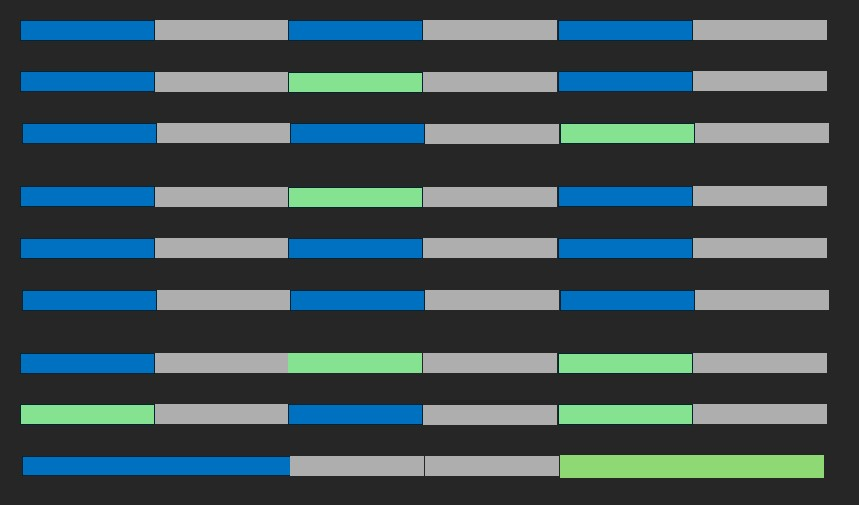
#> input picture color-detection-opencv-master/Pics/square_tray_not_all_blue.jpg, 859 x 505 px
$ python multilpe_clor_objects.py Pics/square_tray_not_all_blue.jpg
#> lines starting #> are read from the running program, lines starting #| are printed output that depends on the picture; after the words box and inside, x2 and y2 are one past the last pixel; in counts of white or black regions, pixels touching at a corner belong together
# Python code for Multiple Color Detection


import numpy as np
import cv2

###
""" import sys
from PyQt6.QtWidgets import QApplication, QWidget, QPushButton, QFileDialog, QVBoxLayout, QLabel

g_flie_path = ''

class FileDialogApp(QWidget):
    def __init__(self):
        super().__init__()

        self.init_ui()

    def init_ui(self):
        self.setWindowTitle('File Dialog Example')

        # Create a button
        self.button = QPushButton('Open File Dialog', self)
        self.button.clicked.connect(self.open_file_dialog)

        # Create a label to display the file path
        self.label = QLabel('Selected file path will appear here', self)

        # Set the layout
        layout = QVBoxLayout()
        layout.addWidget(self.button)
        layout.addWidget(self.label)

        self.setLayout(layout)

    def open_file_dialog(self):
        # Use QFileDialog.getOpenFileName directly
        file_path, _ = QFileDialog.getOpenFileName(self, "Select a File", "", "All Files (*);;Text Files (*.txt)")

        if file_path:
            self.label.setText(file_path)
            print(file_path)
            g_flie_path = file_path

if __name__ == '__main__':
    app = QApplication(sys.argv)
    window = FileDialogApp()
    window.show()
    sys.exit(app.exec())
####
 """

# Capturing video through webcam
#webcam = cv2.VideoCapture(0)

# Start a while loop
while(1):

    # Reading the video from the
    # webcam in image frames
    #_, imageFrame = webcam.read()
    imageFrame = cv2.imread("Pics/square_tray_not_all_blue.jpg") #photo.jpg") #Multiple_obj.jpg Blue_pen.jpg pic_4.jpg
#> imageFrame is the input picture: shape (505, 859, 3); mean B, G, R 82.6, 78.2, 60.6

    # Convert the imageFrame in
    # BGR(RGB color space) to
    # HSV(hue-saturation-value)
    # color space
    hsvFrame = cv2.cvtColor(imageFrame, cv2.COLOR_BGR2HSV)
#> hsvFrame: shape (505, 859, 3); mean H, S, V 27.8, 42.6, 87.5

    # Set range for red color and
    # define mask
    red_lower = np.array([136, 87, 111], np.uint8)
    red_upper = np.array([180, 255, 255], np.uint8)
    red_mask = cv2.inRange(hsvFrame, red_lower, red_upper)
#> red_mask: shape (505, 859); every value is 0

    # Set range for green color and
    # define mask
    green_lower = np.array([25, 52, 72], np.uint8)
    green_upper = np.array([102, 255, 255], np.uint8)
    green_mask = cv2.inRange(hsvFrame, green_lower, green_upper)
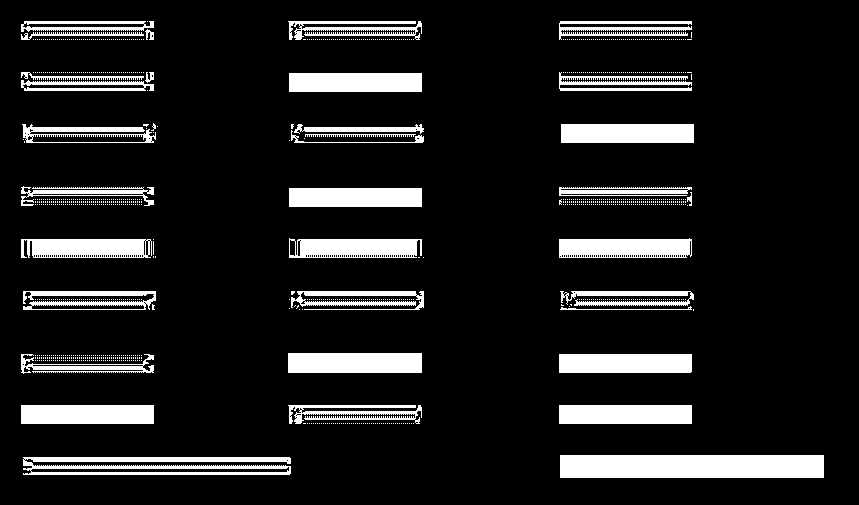
#> green_mask: shape (505, 859); 12% white; 1088 white regions (1054 under 20 px), largest, box (x1, y1, x2, y2) and area: (560, 455, 824, 478) 6072, (23, 457, 291, 475) 3089, (288, 353, 422, 373) 2680

    # Set range for blue color and
    # define mask
    blue_lower = np.array([94, 80, 2], np.uint8)
    blue_upper = np.array([120, 255, 255], np.uint8)
    blue_mask = cv2.inRange(hsvFrame, blue_lower, blue_upper)
#> blue_mask: shape (505, 859); 13.6% white; 58 white regions (37 under 20 px), largest, box (x1, y1, x2, y2) and area: (20, 454, 290, 478) 5923, (19, 18, 155, 44) 3128, (19, 68, 155, 94) 3128

    # Morphological Transform, Dilation
    # for each color and bitwise_and operator
    # between imageFrame and mask determines
    # to detect only that particular color
    kernel = np.ones((5, 5), "uint8")

    # For red color
    red_mask = cv2.dilate(red_mask, kernel)
    res_red = cv2.bitwise_and(imageFrame, imageFrame,
                            mask = red_mask)
#> res_red: shape (505, 859, 3); every value is 0

    # For green color
    green_mask = cv2.dilate(green_mask, kernel)
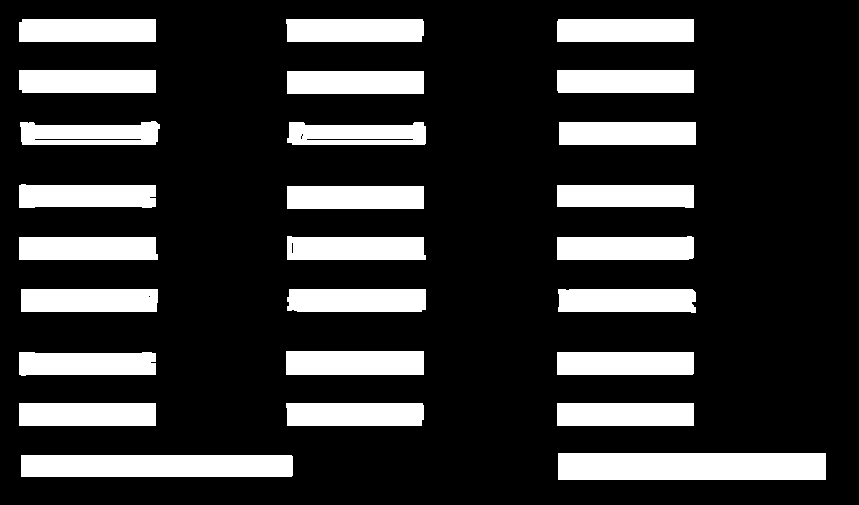
#> green_mask: shape (505, 859); 20.2% white; 26 white regions, largest, box (x1, y1, x2, y2) and area: (558, 453, 826, 480) 7236, (21, 455, 293, 477) 5982, (286, 351, 424, 375) 3312
    res_green = cv2.bitwise_and(imageFrame, imageFrame,
                                mask = green_mask)
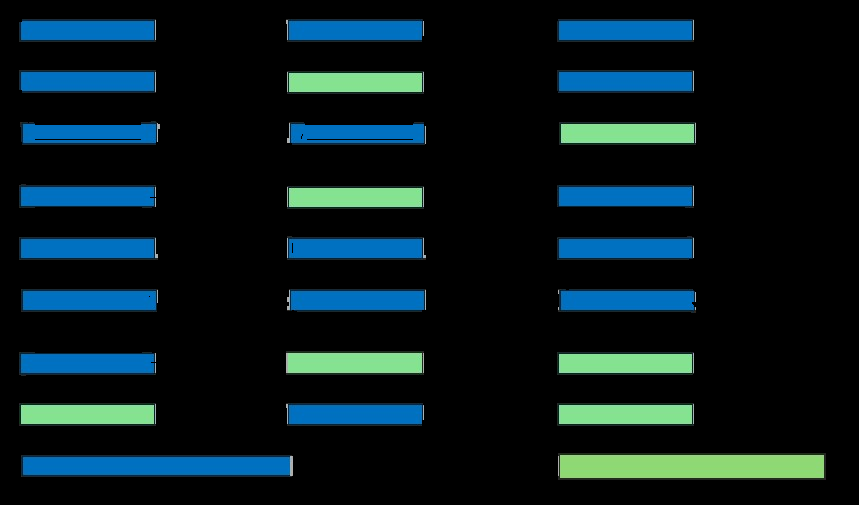
#> res_green: shape (505, 859, 3); mean B, G, R 30.5, 26.3, 8.8

    # For blue color
    blue_mask = cv2.dilate(blue_mask, kernel)
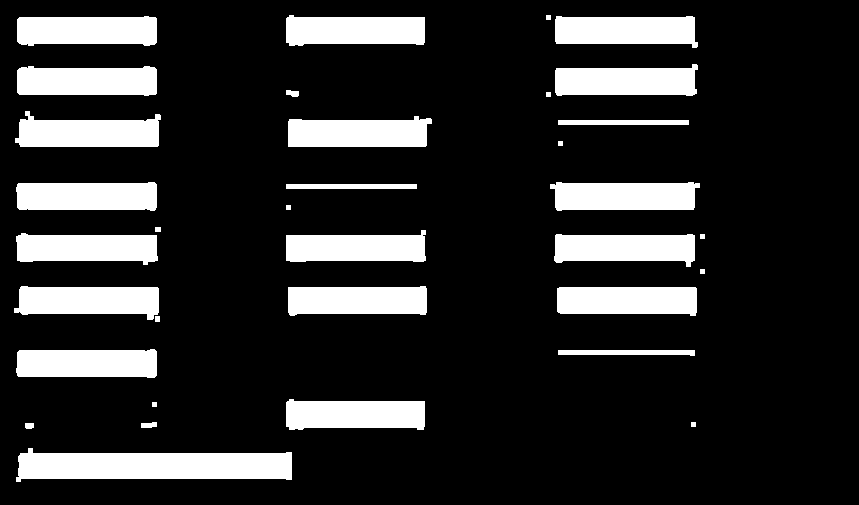
#> blue_mask: shape (505, 859); 17.1% white; 34 white regions
    res_blue = cv2.bitwise_and(imageFrame, imageFrame,
                            mask = blue_mask)
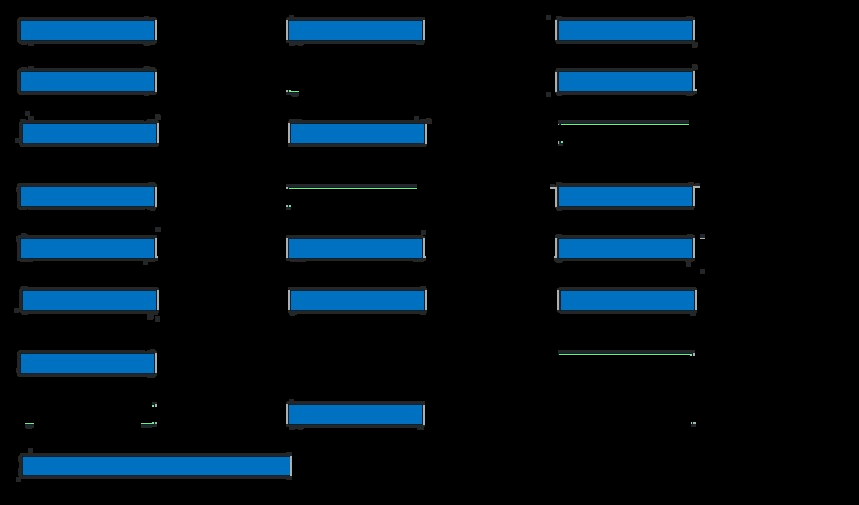
#> res_blue: shape (505, 859, 3); mean B, G, R 24.2, 15.2, 2.4

    # Creating contour to track red color
    """ contours, hierarchy = cv2.findContours(red_mask,
                                        cv2.RETR_TREE,
                                        cv2.CHAIN_APPROX_SIMPLE)

    for pic, contour in enumerate(contours):
        area = cv2.contourArea(contour)
        if(area > 300):
            x, y, w, h = cv2.boundingRect(contour)
            imageFrame = cv2.rectangle(imageFrame, (x, y),
                                    (x + w, y + h),
                                    (0, 0, 255), 2)

            cv2.putText(imageFrame, "Red Colour", (x, y),
                        cv2.FONT_HERSHEY_SIMPLEX, 1.0,
                        (0, 0, 255)) """

    # Creating contour to track green color
    """ contours, hierarchy = cv2.findContours(green_mask,
                                        cv2.RETR_TREE,
                                        cv2.CHAIN_APPROX_SIMPLE)

    for pic, contour in enumerate(contours):
        area = cv2.contourArea(contour)
        if(area > 300):
            x, y, w, h = cv2.boundingRect(contour)
            imageFrame = cv2.rectangle(imageFrame, (x, y),
                                    (x + w, y + h),
                                    (0, 255, 0), 2)

            cv2.putText(imageFrame, "Green Colour", (x, y),
                        cv2.FONT_HERSHEY_SIMPLEX,
                        1.0, (0, 255, 0)) """

    # Creating contour to track blue color
    num_objs_small = 0
    num_objs_large = 0
    contours, hierarchy = cv2.findContours(blue_mask,
                                        cv2.RETR_TREE,
                                        cv2.CHAIN_APPROX_SIMPLE)
#> contours = 34 contours, 8 with area under 20; largest, box (x1, y1, x2, y2) and area: (16, 448, 292, 482) 6860, (15, 111, 161, 147) 3706, (14, 286, 159, 320) 3683, (550, 182, 700, 211) 3665, (555, 64, 698, 96) 3656
    for pic, contour in enumerate(contours):
        area = cv2.contourArea(contour)
        if(5000 > area > 1000):     #300
            num_objs_small +=1
            x, y, w, h = cv2.boundingRect(contour)
            imageFrame = cv2.rectangle(imageFrame, (x, y),
                                    (x + w, y + h),
                                    (255, 0, 0), 2)
            # calculate coordinates of the center point of each contour cx, cy
            M = cv2.moments(contour)
            cx = int(M['m10']/M['m00'])
            cy = int(M['m01']/M['m00'])
            colorsB = imageFrame[cy,cx,0]
            colorsG = imageFrame[cy,cx,1]
            colorsR = imageFrame[cy,cx,2]
            colors = imageFrame[cy,cx,]
            hsv_value = np.uint8([[[colorsB ,colorsG,colorsR ]]])
            hsv = cv2.cvtColor(hsv_value,cv2.COLOR_BGR2HSV)
            # Access individual HSV values
            # Access the Hue channel
            hue_channel = hsv[:, :, 0]

            # Access the Saturation channel
            saturation_channel = hsv[:, :, 1]

            # Access the Value channel
            value_channel = hsv[:, :, 2]
            print("Hue:", hue_channel)
            print("Saturation:", saturation_channel)
            print("Value:", value_channel)
            temp = hue_channel[0,0]/3 # + saturation_channel[0,0]        #int(value_channel[0])
            temp1 = saturation_channel[0,0]/3
            temp2 = value_channel[0,0]/3
            tempp = float(temp + temp1 + temp2)
            #mea_value = f"{(hsv):.3f}"  #+avg_hsv[1]+avg_hsv[2]
            cv2.putText(imageFrame, f"{(tempp):.3f}", (x, y), #"Blue Colour" mea_value str(x)str(hsv)
                        cv2.FONT_HERSHEY_SIMPLEX,
                        1.0, (0, 255, 0))
            print ("HSV : " ,hsv)
            print("Coordinates of pixel: X: ",x,"Y: ",y)
            """temp = hue_channel[0,0]/3 # + saturation_channel[0,0]        #int(value_channel[0])
            temp1 = saturation_channel[0,0]/3
            temp2 = value_channel[0,0]/3
            tempp = float(temp + temp1 + temp2) """
            print(f"{tempp}")

            #print(f"{temp1}")
        elif (area > 6000):
            num_objs_large +=1
            x, y, w, h = cv2.boundingRect(contour)
            imageFrame = cv2.rectangle(imageFrame, (x, y),
                                    (x + w, y + h),
                                    (255, 0, 0), 2)
            # calculate coordinates of the center point of each contour cx, cy
            M = cv2.moments(contour)
            cx = int(M['m10']/M['m00'])
            cy = int(M['m01']/M['m00'])
            colorsB = imageFrame[cy,cx,0]
            colorsG = imageFrame[cy,cx,1]
            colorsR = imageFrame[cy,cx,2]
            colors = imageFrame[cy,cx,]
            hsv_value = np.uint8([[[colorsB ,colorsG,colorsR ]]])
            hsv = cv2.cvtColor(hsv_value,cv2.COLOR_BGR2HSV)
            # Access individual HSV values
            # Access the Hue channel
            hue_channel = hsv[:, :, 0]

            # Access the Saturation channel
            saturation_channel = hsv[:, :, 1]

            # Access the Value channel
            value_channel = hsv[:, :, 2]
            print("Hue:", hue_channel)
            print("Saturation:", saturation_channel)
            print("Value:", value_channel)
            temp = hue_channel[0,0]/3 # + saturation_channel[0,0]        #int(value_channel[0])
            temp1 = saturation_channel[0,0]/3
            temp2 = value_channel[0,0]/3
            tempp = float(temp + temp1 + temp2)
            #mea_value = f"{(hsv):.3f}"  #+avg_hsv[1]+avg_hsv[2]
            cv2.putText(imageFrame, f"{(tempp):.3f}", (x, y), #"Blue Colour" mea_value str(x)str(hsv)
                        cv2.FONT_HERSHEY_SIMPLEX,
                        1.0, (0, 255, 0))
            print ("HSV : " ,hsv)
            print("Coordinates of pixel: X: ",x,"Y: ",y)
#> this loop made 34 passes
#> (area, num_objs_large, x, y, w, h, cx, cy) on pass 1: (6860.5, 1, 16, 448, 276, 34, 154, 465)
#> (area, x, y, w, h, cx, cy, colorsB) on passes 6, 8, 10, 11, 12, 15: (3631, 286, 399, 139, 31, 354, 414, 193), (3626.5, 16, 349, 141, 29, 86, 363, 196), (3619, 557, 287, 140, 29, 626, 300, 193), (3610, 288, 286, 139, 30, 356, 300, 193), (3683, 14, 286, 145, 34, 88, 300, 193), (3534.5, 554, 234, 141, 33, 624, 247, 193)
#> (printed output is left out)
#> pass 1, `imageFrame = cv2.rectangle(imageFrame, (x, y), (x + w, y + h), (255, 0..`:
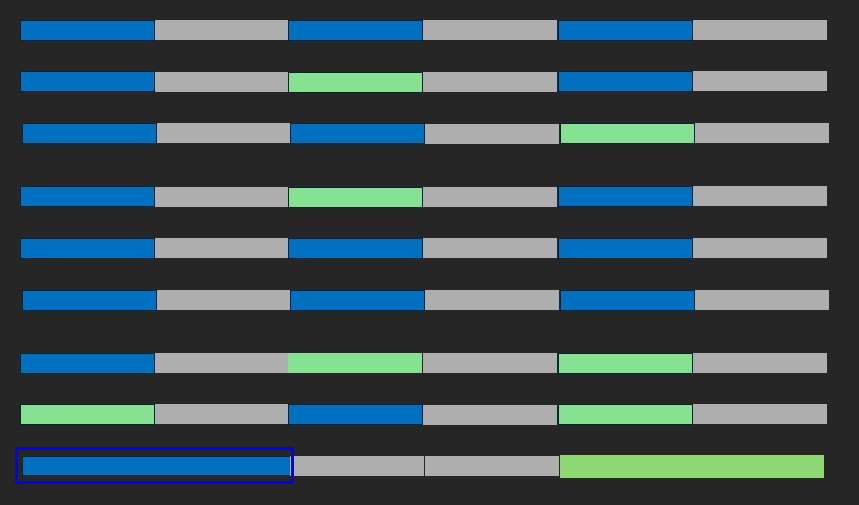
#> imageFrame: shape (505, 859, 3); 0.43% of pixels changed, all inside (x1, y1, x2, y2) = (15, 447, 294, 484)
#> after the loop:
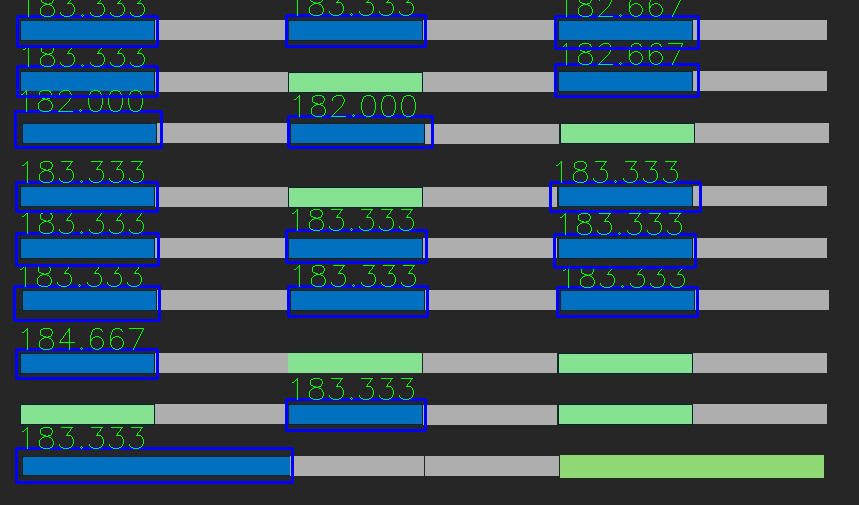
#> imageFrame: shape (505, 859, 3); 4.92% of pixels changed, all inside (x1, y1, x2, y2) = (13, 0, 702, 449)
#> after the loop, num_objs_large = 1; num_objs_small = 17

    print("Number of all objects:", num_objs_small + num_objs_large)
#| Number of all objects: 18
    print("Number of small objects:", num_objs_small)
#| Number of small objects: 17
    print("Number of large objects:", num_objs_large)
#| Number of large objects: 1

    # Program Termination
    # cv2.namedWindow(800,400)
    cv2.imshow("Multiple Color Detection in Real-TIme", imageFrame)
    if cv2.waitKey(0): #(10) & 0xFF == ord('q'):
        #webcam.release()
#> (key q is pressed here)
        cv2.destroyAllWindows()
        break
